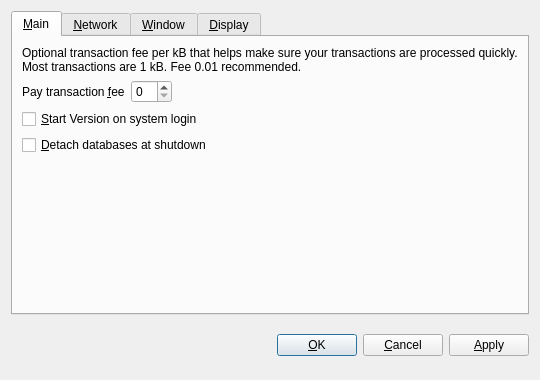
<?xml version="1.0" encoding="UTF-8"?>
<ui version="4.0">
 <class>OptionsDialog</class>
 <widget class="QDialog" name="OptionsDialog">
  <property name="geometry">
   <rect>
    <x>0</x>
    <y>0</y>
    <width>540</width>
    <height>380</height>
   </rect>
  </property>
  <property name="windowTitle">
   <string>Options</string>
  </property>
  <property name="modal">
   <bool>true</bool>
  </property>
  <layout class="QVBoxLayout" name="verticalLayout">
   <item>
    <widget class="QTabWidget" name="tabWidget">
     <property name="tabPosition">
      <enum>QTabWidget::North</enum>
     </property>
     <property name="currentIndex">
      <number>0</number>
     </property>
     <widget class="QWidget" name="tabMain">
      <attribute name="title">
       <string>&amp;Main</string>
      </attribute>
      <layout class="QVBoxLayout" name="verticalLayout_Main">
       <item>
        <widget class="QLabel" name="transactionFeeInfoLabel">
         <property name="text">
          <string>Optional transaction fee per kB that helps make sure your transactions are processed quickly. Most transactions are 1 kB. Fee 0.01 recommended.</string>
         </property>
         <property name="textFormat">
          <enum>Qt::PlainText</enum>
         </property>
         <property name="wordWrap">
          <bool>true</bool>
         </property>
        </widget>
       </item>
       <item>
        <layout class="QHBoxLayout" name="horizontalLayout_Main">
         <item>
          <widget class="QLabel" name="transactionFeeLabel">
           <property name="text">
            <string>Pay transaction &amp;fee</string>
           </property>
           <property name="textFormat">
            <enum>Qt::PlainText</enum>
           </property>
           <property name="buddy">
            <cstring>transactionFee</cstring>
           </property>
          </widget>
         </item>
         <item>
          <widget class="BitcoinAmountField" name="transactionFee"/>
         </item>
         <item>
          <spacer name="horizontalSpacer_Main">
           <property name="orientation">
            <enum>Qt::Horizontal</enum>
           </property>
           <property name="sizeHint" stdset="0">
            <size>
             <width>40</width>
             <height>20</height>
            </size>
           </property>
          </spacer>
         </item>
        </layout>
       </item>
       <item>
        <widget class="QCheckBox" name="bitcoinAtStartup">
         <property name="toolTip">
          <string>Automatically start Version after logging in to the system.</string>
         </property>
         <property name="text">
          <string>&amp;Start Version on system login</string>
         </property>
        </widget>
       </item>
       <item>
        <widget class="QCheckBox" name="detachDatabases">
         <property name="toolTip">
          <string>Detach block and address databases at shutdown. This means they can be moved to another data directory, but it slows down shutdown. The wallet is always detached.</string>
         </property>
         <property name="text">
          <string>&amp;Detach databases at shutdown</string>
         </property>
        </widget>
       </item>
       <item>
        <spacer name="verticalSpacer_Main">
         <property name="orientation">
          <enum>Qt::Vertical</enum>
         </property>
         <property name="sizeHint" stdset="0">
          <size>
           <width>20</width>
           <height>40</height>
          </size>
         </property>
        </spacer>
       </item>
      </layout>
     </widget>
     <widget class="QWidget" name="tabNetwork">
      <attribute name="title">
       <string>&amp;Network</string>
      </attribute>
      <layout class="QVBoxLayout" name="verticalLayout_Network">
       <item>
        <widget class="QCheckBox" name="mapPortUpnp">
         <property name="toolTip">
          <string>Automatically open the Version client port on the router. This only works when your router supports UPnP and it is enabled.</string>
         </property>
         <property name="text">
          <string>Map port using &amp;UPnP</string>
         </property>
        </widget>
       </item>
       <item>
        <widget class="QCheckBox" name="connectSocks">
         <property name="toolTip">
          <string>Connect to the Bitcon network through a SOCKS proxy (e.g. when connecting through Tor).</string>
         </property>
         <property name="text">
          <string>&amp;Connect through SOCKS proxy:</string>
         </property>
        </widget>
       </item>
       <item>
        <layout class="QHBoxLayout" name="horizontalLayout_Network">
         <item>
          <widget class="QLabel" name="proxyIpLabel">
           <property name="text">
            <string>Proxy &amp;IP:</string>
           </property>
           <property name="textFormat">
            <enum>Qt::PlainText</enum>
           </property>
           <property name="buddy">
            <cstring>proxyIp</cstring>
           </property>
          </widget>
         </item>
         <item>
          <widget class="QValidatedLineEdit" name="proxyIp">
           <property name="maximumSize">
            <size>
             <width>140</width>
             <height>16777215</height>
            </size>
           </property>
           <property name="toolTip">
            <string>IP address of the proxy (e.g. 127.0.0.1)</string>
           </property>
          </widget>
         </item>
         <item>
          <widget class="QLabel" name="proxyPortLabel">
           <property name="text">
            <string>&amp;Port:</string>
           </property>
           <property name="textFormat">
            <enum>Qt::PlainText</enum>
           </property>
           <property name="buddy">
            <cstring>proxyPort</cstring>
           </property>
          </widget>
         </item>
         <item>
          <widget class="QLineEdit" name="proxyPort">
           <property name="maximumSize">
            <size>
             <width>55</width>
             <height>16777215</height>
            </size>
           </property>
           <property name="toolTip">
            <string>Port of the proxy (e.g. 9050)</string>
           </property>
          </widget>
         </item>
         <item>
          <widget class="QLabel" name="socksVersionLabel">
           <property name="text">
            <string>SOCKS &amp;Version:</string>
           </property>
           <property name="textFormat">
            <enum>Qt::PlainText</enum>
           </property>
           <property name="buddy">
            <cstring>socksVersion</cstring>
           </property>
          </widget>
         </item>
         <item>
          <widget class="QValueComboBox" name="socksVersion">
           <property name="toolTip">
            <string>SOCKS version of the proxy (e.g. 5)</string>
           </property>
          </widget>
         </item>
         <item>
          <spacer name="horizontalSpacer_Network">
           <property name="orientation">
            <enum>Qt::Horizontal</enum>
           </property>
           <property name="sizeHint" stdset="0">
            <size>
             <width>40</width>
             <height>20</height>
            </size>
           </property>
          </spacer>
         </item>
        </layout>
       </item>
       <item>
        <spacer name="verticalSpacer_Network">
         <property name="orientation">
          <enum>Qt::Vertical</enum>
         </property>
         <property name="sizeHint" stdset="0">
          <size>
           <width>20</width>
           <height>40</height>
          </size>
         </property>
        </spacer>
       </item>
      </layout>
     </widget>
     <widget class="QWidget" name="tabWindow">
      <attribute name="title">
       <string>&amp;Window</string>
      </attribute>
      <layout class="QVBoxLayout" name="verticalLayout_Window">
       <item>
        <widget class="QCheckBox" name="minimizeToTray">
         <property name="toolTip">
          <string>Show only a tray icon after minimizing the window.</string>
         </property>
         <property name="text">
          <string>&amp;Minimize to the tray instead of the taskbar</string>
         </property>
        </widget>
       </item>
       <item>
        <widget class="QCheckBox" name="minimizeOnClose">
         <property name="toolTip">
          <string>Minimize instead of exit the application when the window is closed. When this option is enabled, the application will be closed only after selecting Quit in the menu.</string>
         </property>
         <property name="text">
          <string>M&amp;inimize on close</string>
         </property>
        </widget>
       </item>
       <item>
        <spacer name="verticalSpacer_Window">
         <property name="orientation">
          <enum>Qt::Vertical</enum>
         </property>
         <property name="sizeHint" stdset="0">
          <size>
           <width>20</width>
           <height>40</height>
          </size>
         </property>
        </spacer>
       </item>
      </layout>
     </widget>
     <widget class="QWidget" name="tabDisplay">
      <attribute name="title">
       <string>&amp;Display</string>
      </attribute>
      <layout class="QVBoxLayout" name="verticalLayout_Display">
       <item>
        <layout class="QHBoxLayout" name="horizontalLayout_1_Display">
         <item>
          <widget class="QLabel" name="langLabel">
           <property name="text">
            <string>User Interface &amp;language:</string>
           </property>
           <property name="textFormat">
            <enum>Qt::PlainText</enum>
           </property>
           <property name="buddy">
            <cstring>lang</cstring>
           </property>
          </widget>
         </item>
         <item>
          <widget class="QValueComboBox" name="lang">
           <property name="toolTip">
            <string>The user interface language can be set here. This setting will take effect after restarting Version.</string>
           </property>
          </widget>
         </item>
        </layout>
       </item>
       <item>
        <layout class="QHBoxLayout" name="horizontalLayout_2_Display">
         <item>
          <widget class="QLabel" name="unitLabel">
           <property name="text">
            <string>&amp;Unit to show amounts in:</string>
           </property>
           <property name="textFormat">
            <enum>Qt::PlainText</enum>
           </property>
           <property name="buddy">
            <cstring>unit</cstring>
           </property>
          </widget>
         </item>
         <item>
          <widget class="QValueComboBox" name="unit">
           <property name="toolTip">
            <string>Choose the default subdivision unit to show in the interface and when sending coins.</string>
           </property>
          </widget>
         </item>
        </layout>
       </item>
       <item>
        <widget class="QCheckBox" name="displayAddresses">
         <property name="toolTip">
          <string>Whether to show Version addresses in the transaction list or not.</string>
         </property>
         <property name="text">
          <string>&amp;Display addresses in transaction list</string>
         </property>
        </widget>
       </item>
       <item>
        <spacer name="verticalSpacer_Display">
         <property name="orientation">
          <enum>Qt::Vertical</enum>
         </property>
         <property name="sizeHint" stdset="0">
          <size>
           <width>20</width>
           <height>40</height>
          </size>
         </property>
        </spacer>
       </item>
      </layout>
     </widget>
    </widget>
   </item>
   <item>
    <layout class="QHBoxLayout" name="horizontalLayout_Buttons">
     <item>
      <spacer name="horizontalSpacer_1">
       <property name="orientation">
        <enum>Qt::Horizontal</enum>
       </property>
       <property name="sizeHint" stdset="0">
        <size>
         <width>40</width>
         <height>48</height>
        </size>
       </property>
      </spacer>
     </item>
     <item>
      <widget class="QLabel" name="statusLabel">
       <property name="font">
        <font>
         <weight>75</weight>
         <bold>true</bold>
        </font>
       </property>
       <property name="text">
        <string/>
       </property>
       <property name="textFormat">
        <enum>Qt::PlainText</enum>
       </property>
       <property name="wordWrap">
        <bool>true</bool>
       </property>
      </widget>
     </item>
     <item>
      <spacer name="horizontalSpacer_2">
       <property name="orientation">
        <enum>Qt::Horizontal</enum>
       </property>
       <property name="sizeHint" stdset="0">
        <size>
         <width>40</width>
         <height>48</height>
        </size>
       </property>
      </spacer>
     </item>
     <item>
      <widget class="QPushButton" name="okButton">
       <property name="text">
        <string>&amp;OK</string>
       </property>
      </widget>
     </item>
     <item>
      <widget class="QPushButton" name="cancelButton">
       <property name="text">
        <string>&amp;Cancel</string>
       </property>
       <property name="autoDefault">
        <bool>false</bool>
       </property>
      </widget>
     </item>
     <item>
      <widget class="QPushButton" name="applyButton">
       <property name="text">
        <string>&amp;Apply</string>
       </property>
       <property name="autoDefault">
        <bool>false</bool>
       </property>
       <property name="default">
        <bool>false</bool>
       </property>
       <property name="flat">
        <bool>false</bool>
       </property>
      </widget>
     </item>
    </layout>
   </item>
  </layout>
 </widget>
 <customwidgets>
  <customwidget>
   <class>BitcoinAmountField</class>
   <extends>QSpinBox</extends>
   <header>bitcoinamountfield.h</header>
  </customwidget>
  <customwidget>
   <class>QValueComboBox</class>
   <extends>QComboBox</extends>
   <header>qvaluecombobox.h</header>
  </customwidget>
  <customwidget>
   <class>QValidatedLineEdit</class>
   <extends>QLineEdit</extends>
   <header>qvalidatedlineedit.h</header>
  </customwidget>
 </customwidgets>
 <resources/>
 <connections/>
</ui>
